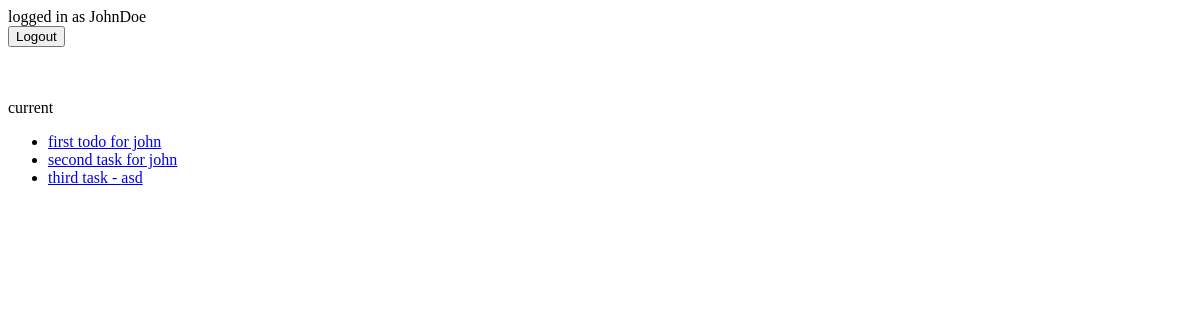
Page /current/ (signed in) on the earlier database version.
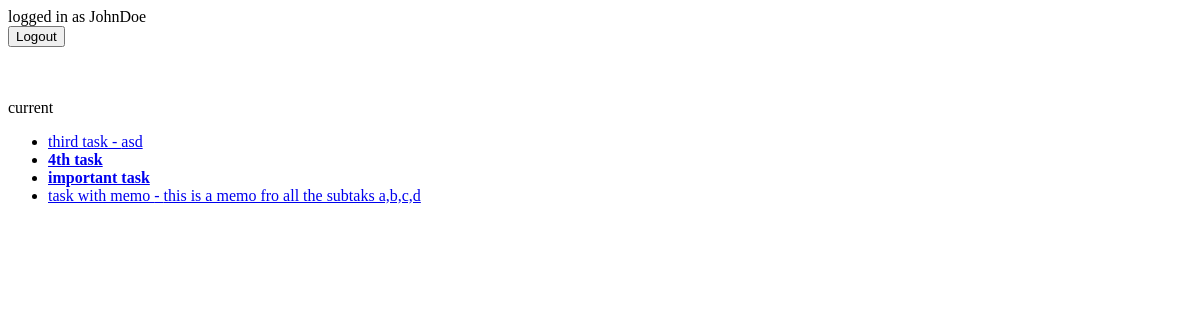
Same page on the later database version.
### todo/models.py (models this page shows)
class Todo(models.Model):
    title = models.CharField(max_length=100)
    memo = models.TextField(blank=True)
    created = models.DateTimeField(auto_now_add=True)
    dateCompleted = models.DateTimeField(null=True, blank=True)
    important = models.BooleanField(default=False)
    user = models.ForeignKey(User, on_delete= models.CASCADE)

### todo/views.py (the view)
# urls.py: path('current/', views.currenttodos, name='currenttodos'),
def currenttodos(request):
    todos = Todo.objects.filter(
        user = request.user,
        dateCompleted__isnull=True
        )
    return render(request,'todo/currenttodos.html',{'todos':todos})

### todo/templates/todo/currenttodos.html
{% extends 'todo/base.html' %}
{% block content %}
current
<ul>
    {% for todo in todos %}
        <li>
            <a href="{% url 'viewtodo' todo.id %}">
            {% if todo.important %}<b>{% endif %}
            {{ todo.title }}
            {% if todo.memo %} - {{todo.memo}}{% endif %}
            {% if todo.important %}</b>{% endif %}
            </a>
        </li>
    {% endfor %}
</ul>
{% endblock content %}

Differences in the rows shown:
no longer on this page (row edited): Todo: title "first todo for john"
no longer on this page (row edited): Todo: title "second task for john"
added Todo: title "4th task"
added Todo: title "important task"
added Todo: title "task with memo", memo "this is a memo fro all the subtaks a,b,c,d"
